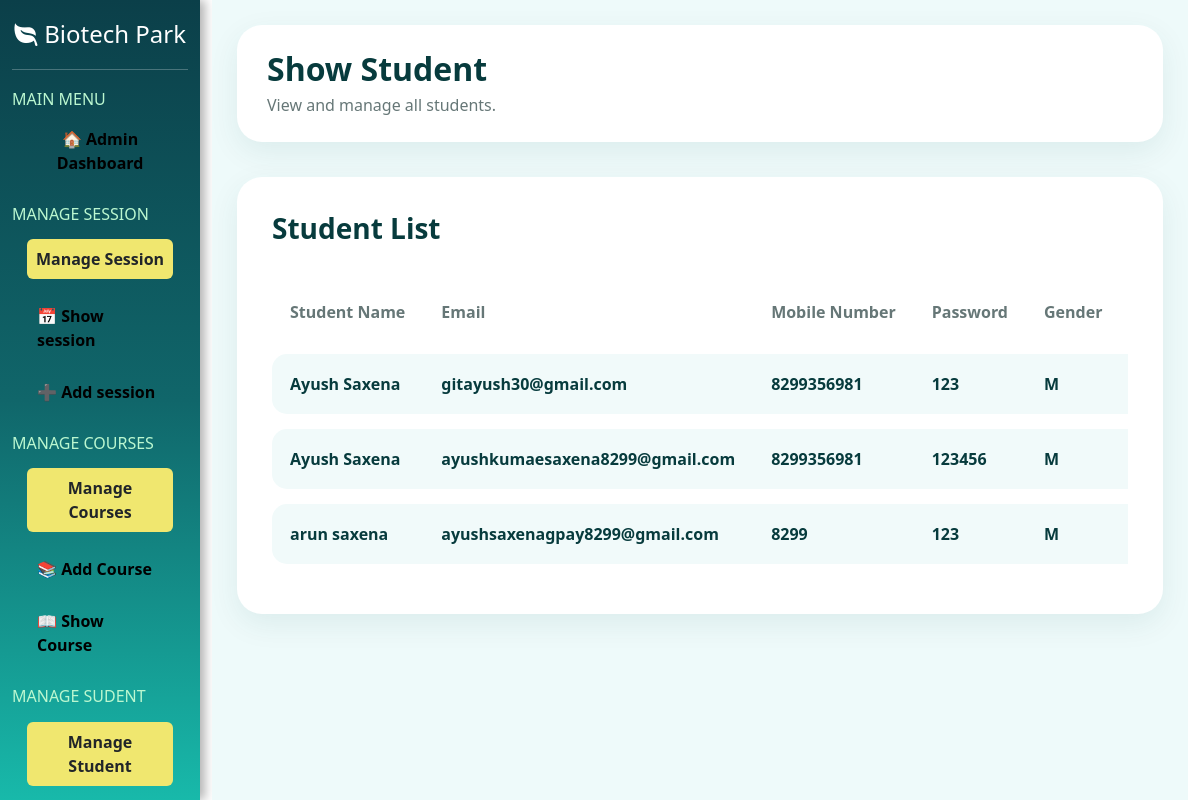
The page /showstudent/ on the database its author committed.
### myapp/models.py (models this page shows)
class tbl_student(models.Model):
    sid=models.IntegerField(primary_key=True,auto_created=True)
    name=models.CharField(max_length=225,null=True)
    emailaddress=models.EmailField(max_length=225,null=True)
    password=models.CharField(max_length=16,null=True)
    contact_no=models.IntegerField(null=True)
    gender=models.CharField(max_length=2,null=True)
    dob=models.DateField(null=True,blank=True)
    f_name=models.CharField(max_length=255,null=True)
    m_name=models.CharField(max_length=255,null=True)
    address=models.CharField(max_length=500,null=True)
    aadhar_no=models.IntegerField(max_length=12,blank=True,null=True)
    aadhar_pic=models.FileField(upload_to='student_documents',null=True)
    Session=models.CharField(max_length=50,null=True)
    course=models.CharField(max_length=500,null=True)
    course_duration=models.CharField(max_length=50,null=True)
    hs_percentage=models.CharField(max_length=20,null=True)
    hs_marksheet=models.FileField(upload_to='student_documents',null=True)
    inter_percentage=models.CharField(max_length=20,null=True)
    inter_marksheet=models.FileField(upload_to='student_documents',null=True)
    profile_pic=models.FileField(upload_to='student_documents',null=True)
    sign=models.FileField(upload_to='student_documents',null=True)
    application_status=models.CharField(max_length=20,null=True)
    fees=models.IntegerField(null=True)
    fees_status=models.CharField(max_length=20,null=True)

### myapp/views.py (the view)
# urls.py: path('showstudent/', showstudent, name='showstudent'),
def showstudent(request):
    ab = tbl_student.objects.all()
    return render(request, 'admin/showstudent.html', {'ab': ab})

### myapp/templates/admin/showstudent.html (shortened to what this page needs)
{% extends 'admin/adminlayout.html' %}
{% block admin %}
<div class="course-page">
    <div class="page-header">
        <h2>Show Student</h2>
        <p>View and manage all students.</p>
    </div>
    <div class="course-card">
        <div class="d-flex justify-content-between align-items-center mb-4">
            <h3 class="course-title">
                Student List
            </h3>
        </div>
        <div class="table-responsive">
            <table class="table custom-table">
                <thead>
                    <tr>
                        <th>Student Name</th>
                        <th>Email</th>
                        <th>Mobile Number</th>
                        <th>Password</th>
                        <th>Gender</th>
                        <th>DOB</th>
                    </tr>
                </thead>
                <tbody>
                    {% for i in ab %}
                    <tr>
                        <td>{{ i.name }}</td>
                        <td>{{ i.emailaddress }}</td>
                        <td>{{ i.contact_no }}</td>
                        <td>{{ i.password }}</td>
                        <td>
                             {{ i.gender }}
                        </td>
                        <td>{{ i.dob }}</td>
                    </tr>
                    {% endfor %}
                </tbody>
            </table>
        </div>
    </div>
</div>
{% endblock %}

### myapp/templates/admin/adminlayout.html (style rules this page uses)
body { overflow: hidden; }

### myapp/templates/admin/showstudent.html (style rules this page uses)
.course-page { min-height: 100vh; background: #eefafa; padding: 25px; }
.page-header { background: white; padding: 25px 30px; border-radius: 25px; box-shadow: 0 10px 30px rgba(0, 80, 80, 0.08); margin-bottom: 35px; }
.page-header h2 { color: #073b3d; font-weight: 800; margin-bottom: 5px; }
.page-header p { color: #667777; margin: 0; }
.course-card { background: white; border-radius: 25px; padding: 35px; box-shadow: 0 10px 30px rgba(0, 80, 80, 0.08); }
.course-title { color: #073b3d; font-weight: 800; margin: 0; }
.custom-table { border-collapse: separate; border-spacing: 0 15px; margin-bottom: 0; }
.custom-table thead th { border: none; color: #667777; background: transparent; padding: 15px 18px; white-space: nowrap; }
.custom-table tbody td { background: #f1fafa; border: none; padding: 18px; vertical-align: middle; font-weight: 600; color: #073b3d; white-space: nowrap; }
.custom-table tbody td:first-child { border-radius: 15px 0 0 15px; }
.custom-table tbody td:last-child { border-radius: 0 15px 15px 0; }

### rows shown on the page
tbl_student: name "Ayush Saxena", emailaddress "gitayush30@gmail.com", contact_no "8299356981", password "123", gender "M"
tbl_student: name "Ayush Saxena", emailaddress "ayushkumaesaxena8299@gmail.com", contact_no "8299356981", password "123456", gender "M"
tbl_student: name "arun saxena", emailaddress "ayushsaxenagpay8299@gmail.com", contact_no "8299", password "123", gender "M"
